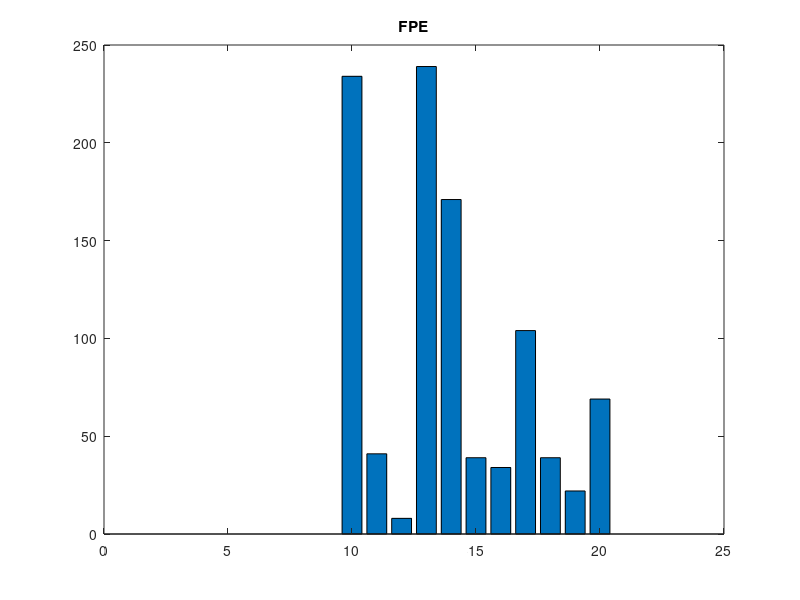
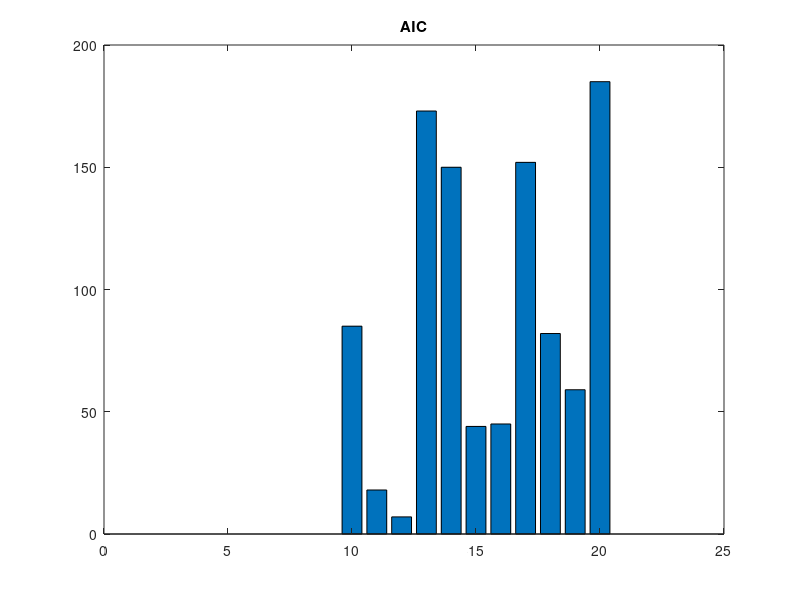
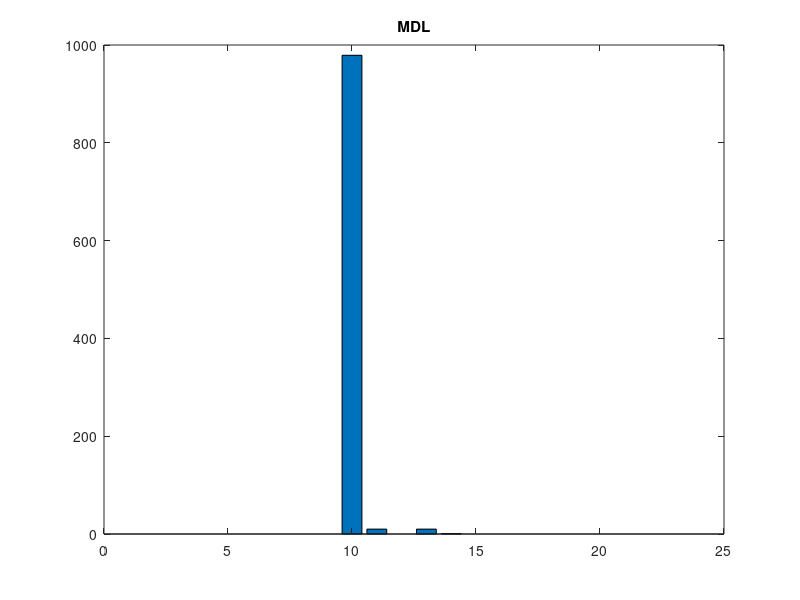

MATLAB code for these plots, in order:
clear all
close all
Nt  = 50000;
ww = [];
for N =  [2500];
    for NrOfTrials = [1000];
        nK = 20;

        FPE_val = zeros(1, nK);
        AIC_val = zeros(1, nK);
        MDL_val = zeros(1, nK);

        FPE_order = zeros(NrOfTrials, 1);
        AIC_order = zeros(NrOfTrials, 1);
        MDL_order = zeros(NrOfTrials, 1);

        % The AR model
        omega = pi*[0.90 0.70 0.50 0.30 0.10];
        rho   =    [0.75 0.95 0.85 0.80 0.90];
        npairs = length(omega);
        roots_vec = zeros(2*npairs,1);
        roots_vec(1:npairs) = rho.*exp(1i*omega);
        roots_vec(npairs+1:end) = conj(roots_vec(1:npairs));
        AR = poly(roots_vec);

        for i=1:NrOfTrials

            % One realization of AR process of length Nt samples
            e = randn(Nt,1);
            y = filter(1, AR, e);

            % Pick last N samples from this AR process realization
            y_1 = y((end-N+1):end);
            y_1 = y_1+randn(N,1);
            FPE = [];
            AIC = [];
            MDL = [];
            % Order estimation loop
            for k_estim=1:nK

                % We use Yule-Walker method to obtain an estimate of the all-pole
                % AR parameters
                [~, E] = aryule(y_1,k_estim);

                FPE(k_estim) = ((N + k_estim)/(N-k_estim))*E
                AIC(k_estim) = N*log2(E) + 2*k_estim
                MDL(k_estim) = N*log2(E) + k_estim*log2(N)
                % Implement FPE, AIC, and MDL order selection criteria.
                % Use the variance E, obtained from aryule(), as the residual power
                % to drive each of the order selection criteria.
                % Store the result of each criteria in FPE_val(k_estim), AIC_val(k_estim), or
                % MDL_val(k_estim).

            end

            [~,FPE_order(i)] = min(FPE);
            [~,AIC_order(i)] = min(AIC);
            [~,MDL_order(i)] = min(MDL);
            % For each criteria, pick the value 'k*' which minimizes the criterion
            % and store the value of 'k*' in the corresponding vectors FPE_order(i),
            % AIC_order(i), or MDL_order(i).

        end

        % From vectors FPE_order, AIC_order, MDL_order, obtain the histogram of the
        % values of 'k*' and pick the one with the highest frequency as the order
        % estimate for the given criteria.

        hh_FPE = hist(FPE_order,1:nK);

        hh_AIC = hist(AIC_order,1:nK);

        hh_MDL = hist(MDL_order,1:nK);

        figure(1),clf,bar(1:nK,hh_FPE), title('FPE')
        figure(2),bar(1:nK,hh_AIC), title('AIC')
        figure(3),bar(1:nK,hh_MDL), title('MDL')

        [~,FPE_order_b] = max(hh_FPE)
        [~,AIC_order_b] = max(hh_AIC)
        [~,MDL_order_b] = max(hh_MDL)
        ww = [ww; N NrOfTrials  FPE_order_b AIC_order_b MDL_order_b]
    end
end
ww




